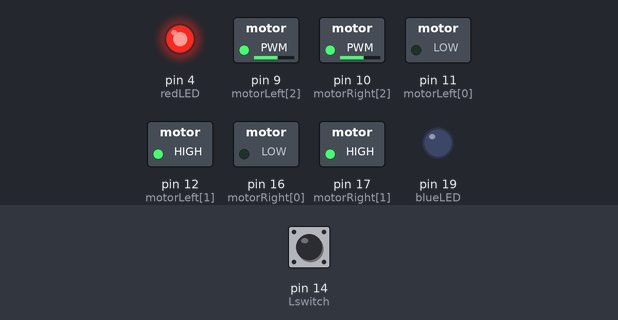
This sketch was run on a simulated Arduino Uno, built with avr-gcc and run on an emulated ATmega328P. On the bench: switched loads named in the sketch (green lamp = pin HIGH), output pins drawn as LEDs (lit = HIGH). Dashed ring = blinking. Inputs (shaded band) come from the test bench; at power-on: pin 14 (Lswitch) LOW.

Above: at 1.2 s.
1.3 s: pin 14 (Lswitch) pulled HIGH for 0.15 s
At 2.2 s:
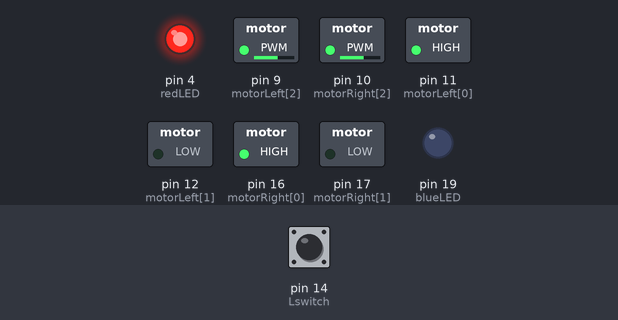
4.4 s: pin 14 (Lswitch) pulled HIGH for 1 s
At 6.1 s:
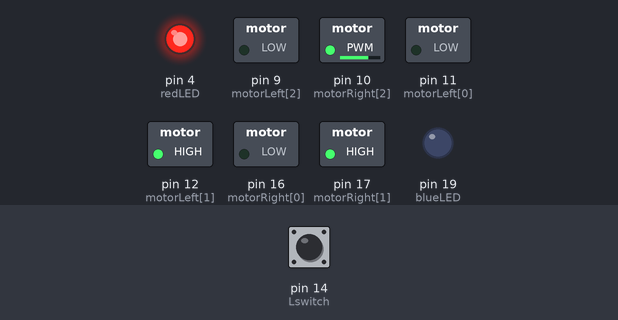
7.8 s: pin 14 (Lswitch) pulled HIGH for 3.2 s
At 10.6 s:
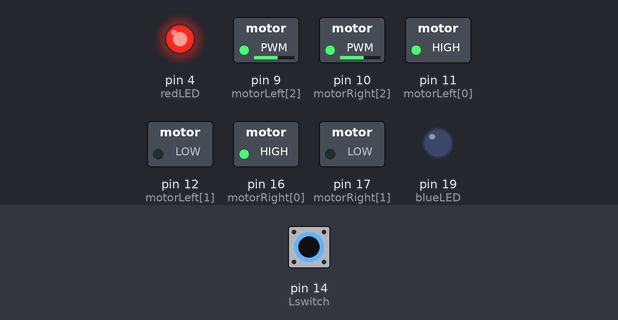
Timing chart, 0 to 13.1 s (numbered marks = the images above; inputs shaded):
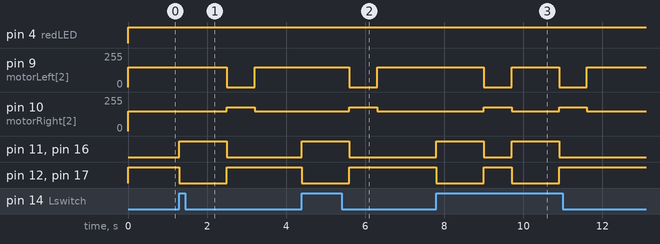

Measured:
- after the input at 1.3 s, pin 9 (motorLeft[2]): 150/255 → 0/255 after 1.2 s, → 150/255 0.70 s later; pin 10 (motorRight[2]): 150/255 → 180/255 after 1.2 s, → 150/255 0.70 s later; pin 11 (motorLeft[0]), pin 16 (motorRight[0]): LOW → HIGH at once, → LOW 1.2 s later; pin 12 (motorLeft[1]), pin 17 (motorRight[1]): HIGH → LOW at once, → HIGH 1.2 s later
- after the input at 4.4 s, pin 9 (motorLeft[2]): 150/255 → 0/255 after 1.2 s, → 150/255 0.70 s later; pin 10 (motorRight[2]): 150/255 → 180/255 after 1.2 s, → 150/255 0.70 s later; pin 11 (motorLeft[0]), pin 16 (motorRight[0]): LOW → HIGH at once, → LOW 1.2 s later; pin 12 (motorLeft[1]), pin 17 (motorRight[1]): HIGH → LOW at once, → HIGH 1.2 s later
- after the input at 7.8 s, pin 9 (motorLeft[2]): alternates 150/255 for 1.2 s and 0/255 for 0.70 s, 4 changes in all, then stays 150/255, starting after 1.2 s; pin 10 (motorRight[2]): alternates 180/255 for 0.70 s and 150/255 for 1.2 s, 4 changes in all, then stays 150/255, starting after 1.2 s

The sketch:

tinkersandthinkers.ino
```cpp
#define blueLED 19
#define redLED 4
#define Lswitch 14
#define onOff 15

// —————————————————————————  Motors
int motorRight[] = {16, 17, 10};
int motorLeft[] = {11, 12, 9};

void setup() {
  Serial.begin(9600);

  pinMode(redLED, OUTPUT);
  pinMode(blueLED, OUTPUT);
  pinMode(Lswitch, INPUT);
  // Setup motors
  int i;
  for(i = 0; i < 3; i++){
    pinMode(motorLeft[i], OUTPUT);
    pinMode(motorRight[i], OUTPUT);
  }

}

void loop() {
  // This lets you turn the lights turn on and off. To make it turn on, put HIGH. To make it to turn off, put LOW.
  // If you want to use the blue light, replace redLED with blueLED.
  digitalWrite(redLED, HIGH);
  if(digitalRead(Lswitch) == HIGH){
    // You can change the speed of how fast the robot drives backward after hitting a wall.
    // Just replace the number in the parenthesis with any number between 0 and 255.
    driveBackward(150);
    // This is how long the robot drives backwards for. You can change the time.
    // 1 second is equal to 1000 milliseconds, so put 1000 in the parenthesises if you want to have it drive backward
    // for 1 second.
    delay(500);
    // The robot can turn left or right. If you want the robot to to turn right, replace this line of code with turnRight()
    // instead of turnLeft().
    turnLeft();
  }
  else{
    // You can change the speed of how fast the robot drives. Just replace the number in the parenthesis with
    // any number between 0 and 255.
    driveForward(150);
  }
}

// ------------------------- Functions made earlier
void turnLeft(){
  driveBackward(150);
  delay(700);
  driveRightMotorForward(180); // number is between 0-255
  driveLeftMotorForward(0);
  delay(700);
}

void turnRight(){
  // power always has to be between 0 - 255
  driveBackward(150);
  delay(700);
  driveLeftMotorForward(180); // if you increase the turning power, decrease the amount of time you turn for
  driveRightMotorForward(0);
  delay(700);
}

void driveForward(int power){
  driveLeftMotorForward(power);
  driveRightMotorForward(power);
}

void driveBackward(int power){
  driveLeftMotorBackward(power);
  driveRightMotorBackward(power);
}

// ------------------------------ Pre-made drive functions
void driveLeftMotorForward(int power){
  analogWrite(motorLeft[2], power);
  digitalWrite(motorLeft[0], LOW);
  digitalWrite(motorLeft[1], HIGH);
}

void driveRightMotorForward(int power){
  analogWrite(motorRight[2], power);
  digitalWrite(motorRight[0], LOW);
  digitalWrite(motorRight[1], HIGH);
}

void driveLeftMotorBackward(int power){
  analogWrite(motorLeft[2], power);
  digitalWrite(motorLeft[0], HIGH);
  digitalWrite(motorLeft[1], LOW);
}

void driveRightMotorBackward(int power){
  analogWrite(motorRight[2], power);
  digitalWrite(motorRight[0], HIGH);
  digitalWrite(motorRight[1], LOW);
}
```
